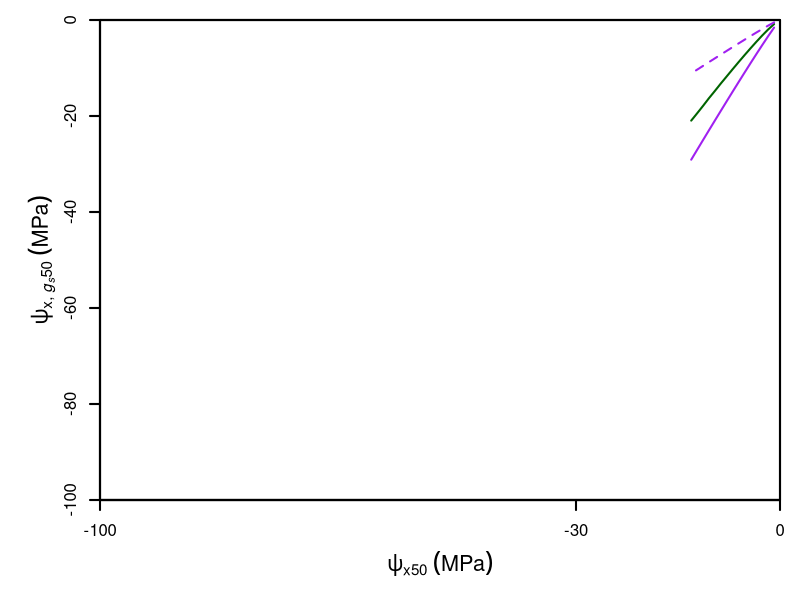

This chart was generated by the following R code:

# Data
dataDVSI <-   read.csv("Results/SI-DV.csv")
dataDVSIII <- read.csv("Results/SIII-DV.csv")

# Figures
Cols <- c("purple", "orange", "darkgreen")
windows(8, 6)
par(mgp=c(2.2, 1, 0), xaxs="i", yaxs="i", lwd=2, mar=c(5, 5, 1, 1), mfrow=c(1, 1))
plot(0, 0, type="n",
     xaxt="n", yaxt="n", xlab=NA, ylab=NA,
     xlim=c(-100, 0), ylim=c(-100, 0), cex.lab=1.3)

points(subset(dataDVSIII, select=c("P50", "pxmin")), type="l", col=Cols[3])
points(subset(dataDVSI, h3==1, select=c("P50", "pxmin")), type="l", col=Cols[1])
points(subset(dataDVSI, h3==100, select=c("P50", "pxmin")), type="l", lty=2, col=Cols[1])

axis(1, xlim=c(-100, 0), pos=-100, lwd=2, at=c(-100, -30, 0))
mtext(expression(psi[x50]~(MPa)), side=1, line=3, cex=1.3)
axis(2, ylim=c(-100, 0), pos=-100, lwd=2)
mtext(expression(psi[x*", "*italic(g[s]*50)]~(MPa)), side=2, line=2, cex=1.3)
box()
